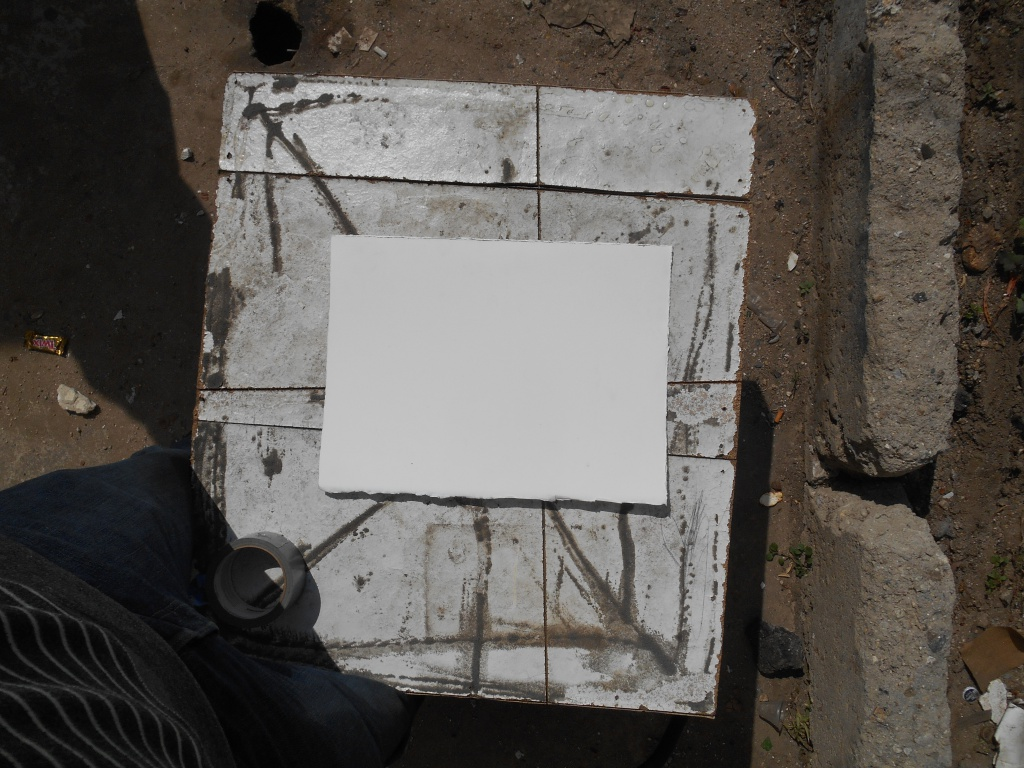
#> input picture odd_pys/contours/imageresized_0.jpg, 1024 x 768 px
$ python sort_contours.py   (older library calls are emulated)
#> lines starting #> are read from the running program, lines starting #| are printed output that depends on the picture; after the words box and inside, x2 and y2 are one past the last pixel; in counts of white or black regions, pixels touching at a corner belong together
# author:    Adrian Rosebrock
# website:   http://www.pyimagesearch.com

# USAGE
# BE SURE TO INSTALL 'imutils' PRIOR TO EXECUTING THIS COMMAND
# python sorting_contours.py

# import the necessary packages
from imutils import contours
import imutils
import cv2

# load the shapes image clone it, convert it to grayscale, and
# detect edges in the image
image = cv2.imread('imageresized_0.jpg')
#> image is the input picture: shape (768, 1024, 3); mean B, G, R 82.4, 86.9, 91.1
orig = image.copy()
gray = cv2.cvtColor(image, cv2.COLOR_BGR2GRAY)
edged = imutils.auto_canny(gray)
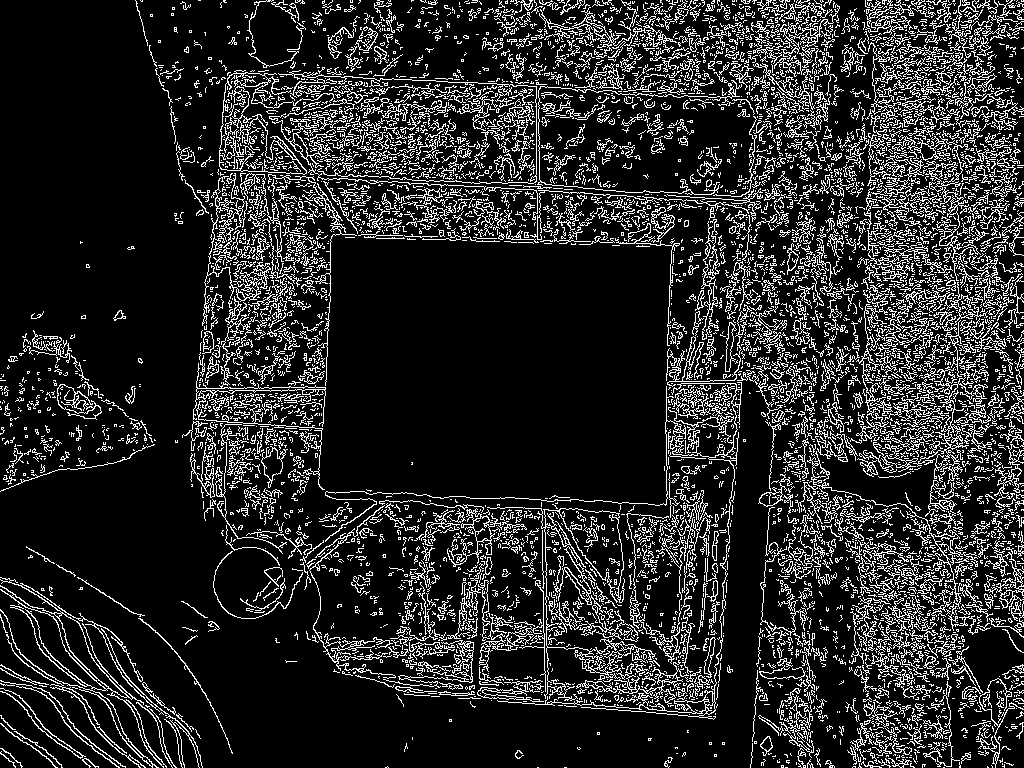
#> edged: shape (768, 1024); 15.8% white in thin lines or dots


(_, cnts, _) = cv2.findContours(edged.copy(), cv2.RETR_EXTERNAL,cv2.CHAIN_APPROX_SIMPLE)
#> cnts = 5608 contours, 5215 with area under 20; largest, box (x1, y1, x2, y2) and area: (325, 382, 742, 720) 2262, (0, 577, 203, 768) 2198, (487, 507, 689, 707) 2160, (193, 296, 326, 490) 810, (913, 358, 980, 484) 650

# loop over the (unsorted) contours and label them
for (i, c) in enumerate(cnts):
    M = cv2.moments(c)
    if M["m00"] != 0:
        cX = int(M["m10"] / M["m00"])
        cY = int(M["m01"] / M["m00"])
    else:
        cX, cY = 0, 0

#> (the run stopped early here; a loop or call above may not have finished)

$ run again, with odd_pys/contours/imageresized_6.jpg copied over odd_pys/contours/imageresized_0.jpg
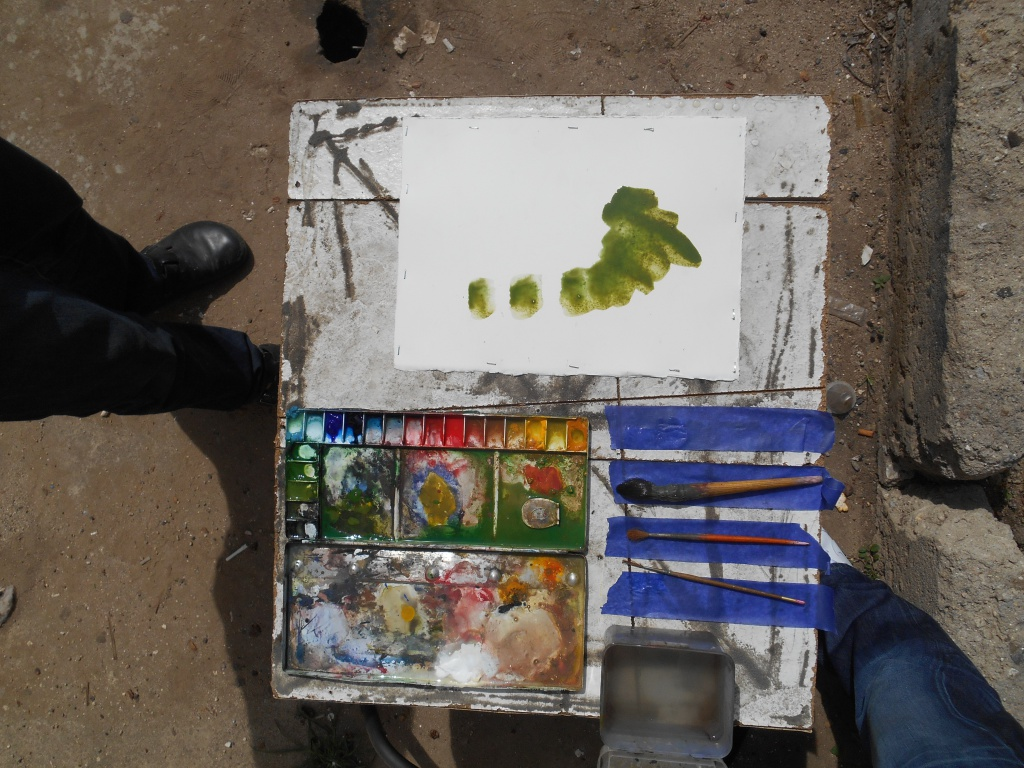
#> input picture odd_pys/contours/imageresized_6.jpg, 1024 x 768 px
#> image is the input picture: shape (768, 1024, 3); mean B, G, R 91.3, 97.6, 104.4
#> `gray = cv2.cvtColor(image, cv2.COLOR_BGR2GRAY)`:
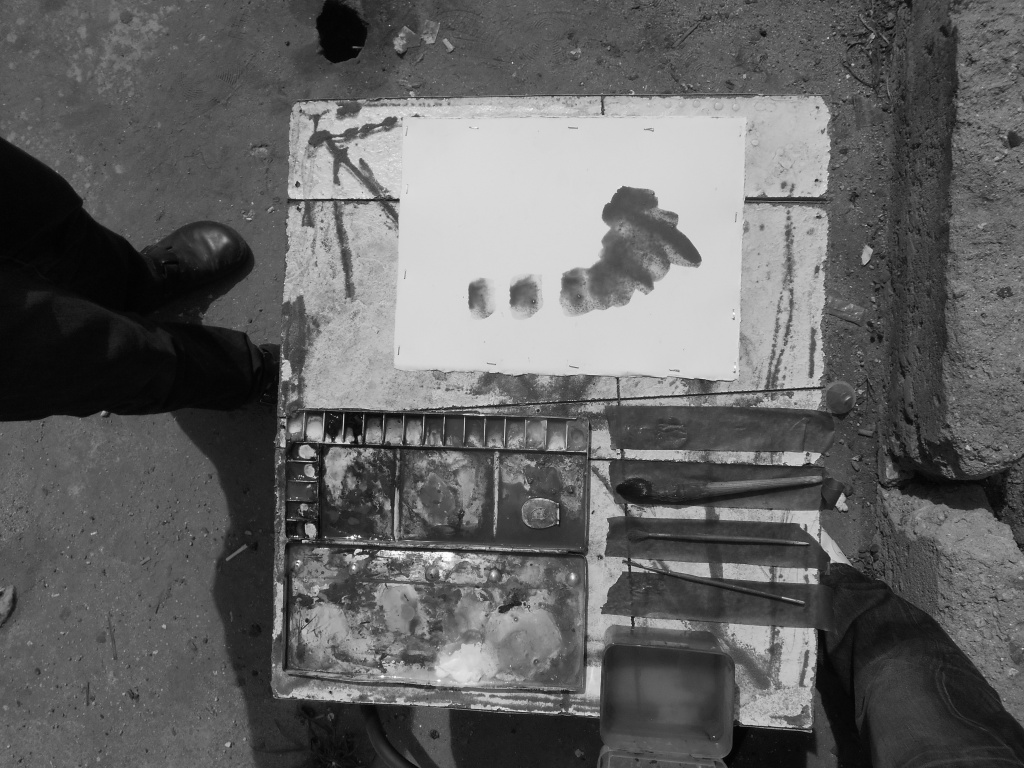
#> gray: shape (768, 1024); min 0, max 255, mean 98.9
#> `edged = imutils.auto_canny(gray)`:
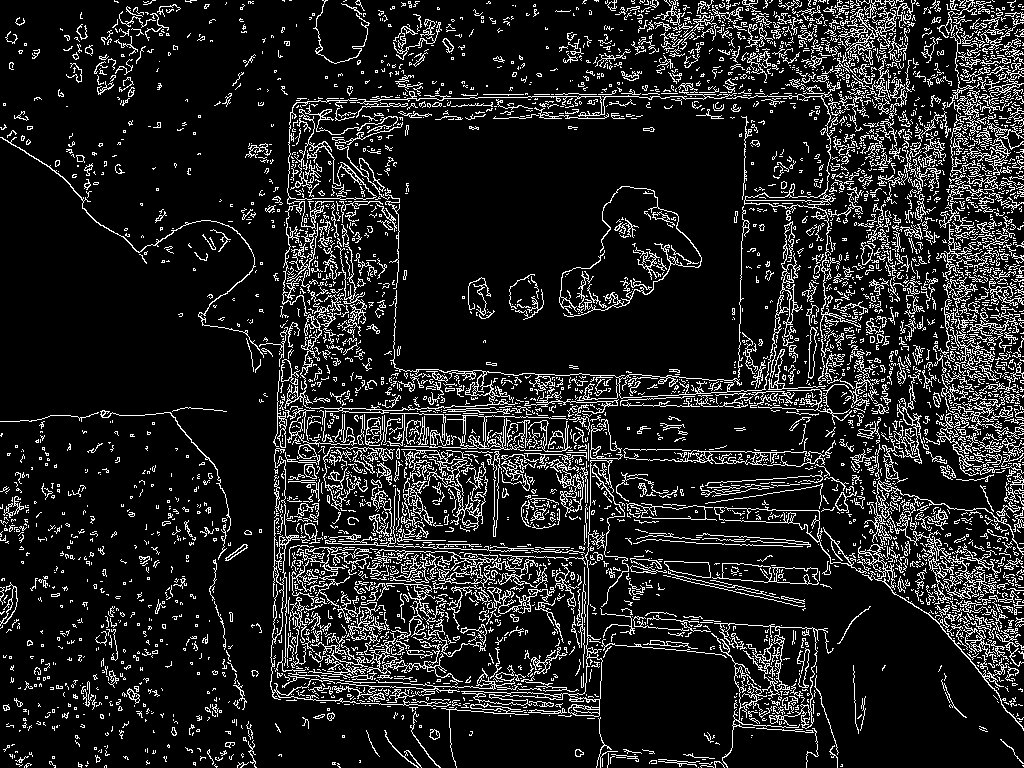
#> edged: shape (768, 1024); 13.2% white in thin lines or dots
#> cnts = 4492 contours, 4183 with area under 20; largest, box (x1, y1, x2, y2) and area: (284, 221, 826, 443) 1734, (461, 460, 614, 717) 1662, (714, 506, 867, 574) 1534, (623, 440, 836, 467) 1520, (712, 563, 819, 585) 1356
